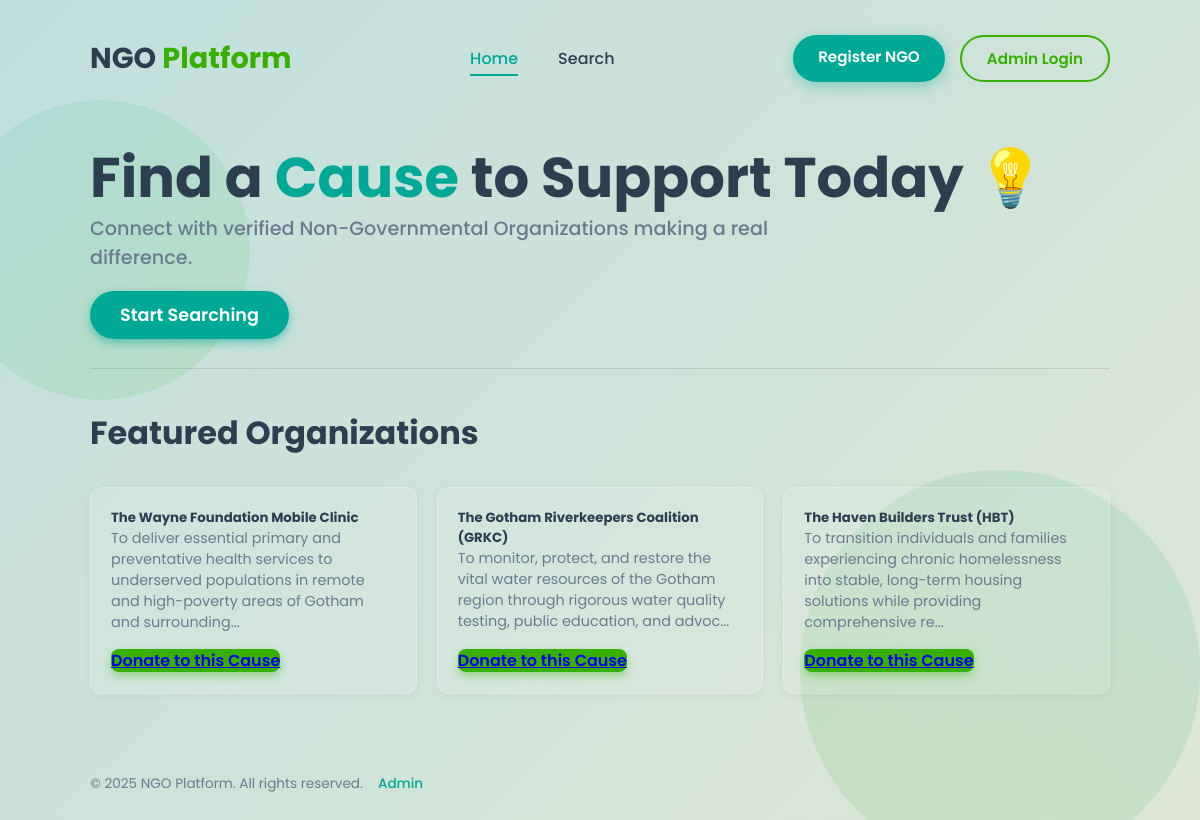
The page / on the database its author committed.
### backend/models/verified_ngos.py (models this page shows, shortened)
class VerifiedNGO(db.Model):
    __tablename__ = 'verified_ngos'
    id = db.Column(db.Integer, primary_key=True)
    name = db.Column(db.String(100), unique=True, nullable=False, index=True)
    contact_email = db.Column(db.String(120), unique=True, nullable=False)
    ngo_type = db.Column(db.String(50), nullable=False, index=True)
    mission = db.Column(db.Text, nullable=False)
    contact_phone = db.Column(db.String(20), nullable=True)
    location = db.Column(db.String(100), nullable=True, index=True)
    is_active = db.Column(db.Boolean, default=True)
    total_donations = db.Column(db.Float, default=0.00)
    date_approved = db.Column(db.DateTime, default=datetime.utcnow)
    payments = db.relationship(
        'Payment',
        backref='receiving_ngo',
        lazy='dynamic',
        foreign_keys='Payment.ngo_id'
    )

### backend/routes/home.py (the view)
@home.route('/')
def index():
    try:
        verified_ngos = VerifiedNGO.query.filter_by(is_active=True).order_by(
            VerifiedNGO.total_donations.desc()
        ).all()
        return render_template('home.html', title='Home', ngos=verified_ngos, now=datetime.now())
    except Exception as e:
        print(f"Database query error on home page: {e}")
        return render_template('home.html', title='Home', ngos=[], error="Failed to load NGOs.", now=datetime.now())

### templates/home.html (shortened to what this page needs)
{% extends "base.html" %}
{% block content %}
<header class="intro-section">
    <h1 class="main-title" style="font-size: 3.5rem; line-height: 1.1;">
        Find a <span class="accent-text">Cause</span> to Support Today 💡
    </h1>
    <p class="mission-statement" style="font-size: 1.2rem; max-width: 700px; margin-bottom: 30px;">
        Connect with verified Non-Governmental Organizations making a real difference.
    </p>
    <a class="btn btn-register" href="{{ url_for('search.index') }}" style="padding: 12px 30px; border-radius: 30px; font-size: 1.1rem; box-shadow: 0 4px 10px rgba(0, 168, 150, 0.5);">
        Start Searching
    </a>
    <div style="border-top: 1px solid rgba(0,0,0,0.1); margin-top: 40px;"></div>
</header>
<section class="featured-organizations-section" style="margin-top: 40px;">
    <h2 class="section-title" style="font-size: 2rem; font-weight: 700; margin-bottom: 30px;">
        Featured Organizations
    </h2>
    <div class="ngo-cards-grid" id="ngo-grid" style="grid-template-columns: repeat(auto-fit, minmax(320px, 1fr));">
        {% if ngos %}
            {% for ngo in ngos %}
                <div class="featured-ngo-card card-shadow-hover">
                    <div class="card-content-body" style="display: flex; flex-direction: column; flex-grow: 1;">
                        <h5 class="ngo-card-title">{{ ngo.name }}</h5>
                        <p class="ngo-card-description" style="flex-grow: 1; margin-bottom: 15px; font-size: 0.9rem; color: var(--color-text-muted);">
                            {{ ngo.mission|truncate(150, True, '...', True) }}
                        </p>
                        <div class="mt-3">
                            <a href="{{ url_for('donations.donate_ngo', ngo_id=ngo.id) }}" class="submit-btn full-width-btn" style="background: var(--color-accent-green); box-shadow: 0 4px 10px rgba(56, 176, 0, 0.4); border-radius: 8px; font-weight: 600;">
                                Donate to this Cause
                            </a>
                        </div>
                    </div>
                </div>
            {% endfor %}
        {% endif %}
    </div>
</section>
{% endblock %}

### templates/base.html (style rules this page uses)
:root { --color-background-primary: #CCE3E3; --color-accent-green: #38B000; --color-accent-teal: #00A896; --color-text-dark: #2C3E50; --color-text-muted: #6A7B8E; --color-text-light-muted: #8898A8; --glass-blur: 10px; }
* { margin: 0; padding: 0; box-sizing: border-box; }
body { font-family: 'Poppins', sans-serif; background: linear-gradient(135deg, #CCE3E3 0%, #E6EAE0 100%); color: var(--color-text-dark); min-height: 100vh; overflow-x: hidden; overflow-y: auto; display: flex; justify-content: center; align-items: flex-start; padding-top: 20px; position: relative; }
.btn { padding: 10px 25px; border-radius: 25px; font-weight: 600; transition: transform 0.2s ease, box-shadow 0.3s ease; font-size: 0.95rem; text-decoration: none; border: none; cursor: pointer; }
.btn-register { background: var(--color-accent-teal); color: white; box-shadow: 0 4px 15px rgba(0, 168, 150, 0.4); }
.main-title { font-size: 3.2rem; font-weight: 700; line-height: 1.2; color: var(--color-text-dark); margin-bottom: 5px; }
.accent-text { color: var(--color-accent-teal); }
.mission-statement { font-size: 1.1rem; color: var(--color-text-muted); font-weight: 500; max-width: 600px; margin-bottom: 25px; }
.ngo-cards-grid { display: grid; grid-template-columns: repeat(auto-fit, minmax(450px, 1fr)); gap: 20px; margin-top: 0; }
.featured-ngo-card { background: rgba(255, 255, 255, 0.1); border: 1px solid rgba(255, 255, 255, 0.2); border-radius: 12px; box-shadow: 0 2px 10px rgba(0, 0, 0, 0.05); padding: 20px; display: flex; flex-direction: column; transition: transform 0.2s ease, box-shadow 0.2s ease; height: auto; }

### rows shown on the page
VerifiedNGO: name "The Wayne Foundation Mobile Clinic", mission "To deliver essential primary and preventative health services to underserved populations in remote and high-poverty areas of Gotham and surrounding..."
VerifiedNGO: name "The Gotham Riverkeepers Coalition (GRKC)", mission "To monitor, protect, and restore the vital water resources of the Gotham region through rigorous water quality testing, public education, and advoc..."
VerifiedNGO: name "The Haven Builders Trust (HBT)", mission "To transition individuals and families experiencing chronic homelessness into stable, long-term housing solutions while providing comprehensive re..."
